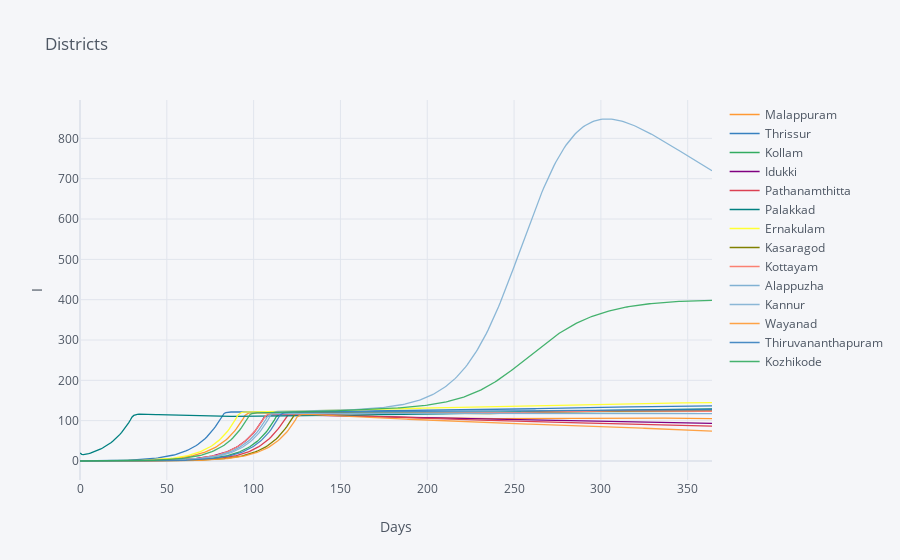

The notebook cell this image was saved under:
### Code cell
figDist = resultsDistDF.iplot(asFigure=True, xTitle="Days",
                    yTitle="I", title="Districts")
figDist.show()

### Figure 1 — Plotly figure (JSON) as saved in the notebook; plotly's stock layout.template omitted (floating-point values rounded to 4 significant figures; data arrays with more than 128 entries replaced by an {"elided": "..."} marker saying what was removed)
{"data": [{"line": {"color": "rgba(255, 153, 51, 1.0)", "dash": "solid", "shape": "linear", "width": 1.3}, "mode": "lines", "name": "Malappuram", "text": "", "type": "scatter", "x": {"elided": "365 int values"}, "y": {"elided": "365 float values"}}, {"line": {"color": "rgba(55, 128, 191, 1.0)", "dash": "solid", "shape": "linear", "width": 1.3}, "mode": "lines", "name": "Thrissur", "text": "", "type": "scatter", "x": {"elided": "365 int values"}, "y": {"elided": "365 float values"}}, {"line": {"color": "rgba(50, 171, 96, 1.0)", "dash": "solid", "shape": "linear", "width": 1.3}, "mode": "lines", "name": "Kollam", "text": "", "type": "scatter", "x": {"elided": "365 int values"}, "y": {"elided": "365 float values"}}, {"line": {"color": "rgba(128, 0, 128, 1.0)", "dash": "solid", "shape": "linear", "width": 1.3}, "mode": "lines", "name": "Idukki", "text": "", "type": "scatter", "x": {"elided": "365 int values"}, "y": {"elided": "365 float values"}}, {"line": {"color": "rgba(219, 64, 82, 1.0)", "dash": "solid", "shape": "linear", "width": 1.3}, "mode": "lines", "name": "Pathanamthitta", "text": "", "type": "scatter", "x": {"elided": "365 int values"}, "y": {"elided": "365 float values"}}, {"line": {"color": "rgba(0, 128, 128, 1.0)", "dash": "solid", "shape": "linear", "width": 1.3}, "mode": "lines", "name": "Palakkad", "text": "", "type": "scatter", "x": {"elided": "365 int values"}, "y": {"elided": "365 float values"}}, {"line": {"color": "rgba(255, 255, 51, 1.0)", "dash": "solid", "shape": "linear", "width": 1.3}, "mode": "lines", "name": "Ernakulam", "text": "", "type": "scatter", "x": {"elided": "365 int values"}, "y": {"elided": "365 float values"}}, {"line": {"color": "rgba(128, 128, 0, 1.0)", "dash": "solid", "shape": "linear", "width": 1.3}, "mode": "lines", "name": "Kasaragod", "text": "", "type": "scatter", "x": {"elided": "365 int values"}, "y": {"elided": "365 float values"}}, {"line": {"color": "rgba(251, 128, 114, 1.0)", "dash": "solid", "shape": "linear", "width": 1.3}, "mode": "lines", "name": "Kottayam", "text": "", "type": "scatter", "x": {"elided": "365 int values"}, "y": {"elided": "365 float values"}}, {"line": {"color": "rgba(128, 177, 211, 1.0)", "dash": "solid", "shape": "linear", "width": 1.3}, "mode": "lines", "name": "Alappuzha", "text": "", "type": "scatter", "x": {"elided": "365 int values"}, "y": {"elided": "365 float values"}}, {"line": {"color": "rgba(128, 177, 211, 0.8999999999999999)", "dash": "solid", "shape": "linear", "width": 1.3}, "mode": "lines", "name": "Kannur", "text": "", "type": "scatter", "x": {"elided": "365 int values"}, "y": {"elided": "365 float values"}}, {"line": {"color": "rgba(255, 153, 51, 0.8999999999999999)", "dash": "solid", "shape": "linear", "width": 1.3}, "mode": "lines", "name": "Wayanad", "text": "", "type": "scatter", "x": {"elided": "365 int values"}, "y": {"elided": "365 float values"}}, {"line": {"color": "rgba(55, 128, 191, 0.8999999999999999)", "dash": "solid", "shape": "linear", "width": 1.3}, "mode": "lines", "name": "Thiruvananthapuram", "text": "", "type": "scatter", "x": {"elided": "365 int values"}, "y": {"elided": "365 float values"}}, {"line": {"color": "rgba(50, 171, 96, 0.8999999999999999)", "dash": "solid", "shape": "linear", "width": 1.3}, "mode": "lines", "name": "Kozhikode", "text": "", "type": "scatter", "x": {"elided": "365 int values"}, "y": {"elided": "365 float values"}}], "layout": {"legend": {"bgcolor": "#F5F6F9", "font": {"color": "#4D5663"}}, "paper_bgcolor": "#F5F6F9", "plot_bgcolor": "#F5F6F9", "title": {"font": {"color": "#4D5663"}, "text": "Districts"}, "xaxis": {"gridcolor": "#E1E5ED", "showgrid": true, "tickfont": {"color": "#4D5663"}, "title": {"font": {"color": "#4D5663"}, "text": "Days"}, "zerolinecolor": "#E1E5ED"}, "yaxis": {"gridcolor": "#E1E5ED", "showgrid": true, "tickfont": {"color": "#4D5663"}, "title": {"font": {"color": "#4D5663"}, "text": "I"}, "zerolinecolor": "#E1E5ED"}}}
